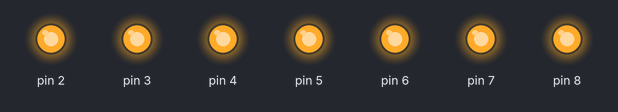
The sketch below on a simulated Arduino Uno, built with avr-gcc and run on an emulated ATmega328P. On the bench: output pins drawn as LEDs (lit = HIGH).

Above: at 1.6 s.
At 13.8 s:
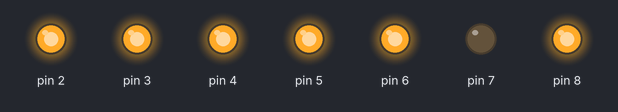
At 15.4 s:
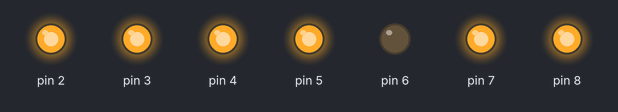
At 18.6 s:
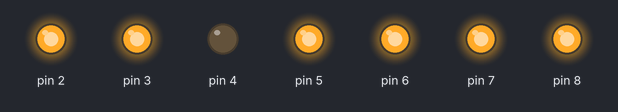
At 20.2 s:
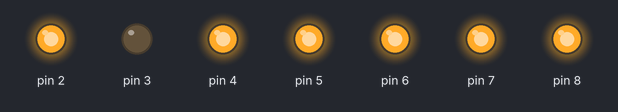
At 38.7 s:
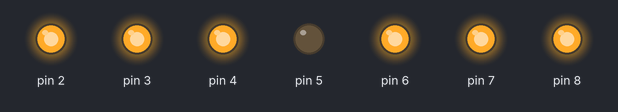
Timing chart, 0 to 40.0 s (numbered marks = the images above):
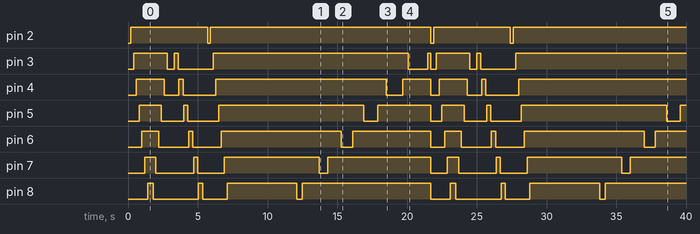

The sketch:

Tes_For_If_Else_Bertingkat_menggunakan_LED.ino
```cpp
const int led1 = 3;
const int led2 = 4;
const int led3 = 5;
const int led4 = 6;
const int led5 = 7;
const int led6 = 8;

int timeDelay = 200;

void setup() {
  for(int i=2;i<9;i++){
  pinMode(i, OUTPUT);
 }
}

void loop() {
  for(int i=2;i<11;i++){
    digitalWrite(i, LOW);}
    delay(timeDelay);
  for(int i=2;i<9;i++){
      if(timeDelay < 9){
      }
    digitalWrite(i, HIGH);
    delay(200);}
  for(int i=9;i>2;i--){
      if(timeDelay > 2){
      }
    digitalWrite(i, LOW);
    delay(200);}

  for(int i=0;i<9;i++){
      if(i==1){
        digitalWrite(3, HIGH);
        delay(50);}
        else{
          digitalWrite(3, LOW);
          delay(50);}
      if(i==2){
        digitalWrite(4, HIGH);
        delay(50);}
        else{
          digitalWrite(4, LOW);
          delay(50);}
      if(i==3){
        digitalWrite(5, HIGH);
        delay(50);}
        else{
          digitalWrite(5, LOW);
          delay(50);}
      if(i==4){
        digitalWrite(6, HIGH);
        delay(50);}
        else{
          digitalWrite(6, LOW);
          delay(50);}
      if(i==5){
        digitalWrite(7, HIGH);
        delay(50);}
        else{
          digitalWrite(7, LOW);
          delay(50);}
      if(i==6){
        digitalWrite(8, HIGH);
        delay(50);}
        else{
          digitalWrite(8, LOW);
          delay(50);}
  }
    for(int i=2;i<11;i++){
      digitalWrite(i, LOW);}
      delay(timeDelay);

      for(int i=2;i<9;i++){
        if(timeDelay < 9){
        }
        digitalWrite(i, HIGH);
        delay(timeDelay);
        }

      for(int i=11;i>2;i--) {
        digitalWrite(i, LOW);
        delay(timeDelay);

      for(int i=9;i>2;i--) {
        if(timeDelay > 2){
        }
        digitalWrite(i, HIGH);
        delay(timeDelay);
      }
  }
}
```

Measured:
- by itself, pin 2: goes HIGH 5.5 s, LOW 0.20 s, HIGH 15.8 s, LOW 0.20 s, HIGH 5.5 s, LOW 0.20 s, then HIGH
- by itself, pin 3: LOW → HIGH at 0.40 s, → LOW 2.4 s later, → HIGH 0.50 s later, → LOW 0.30 s later, … (13 changes in this stretch)
- by itself, pin 4: LOW → HIGH at 0.60 s, → LOW 2.0 s later, → HIGH 1.1 s later, → LOW 0.30 s later, … (13 changes in this stretch)
- by itself, pin 5: LOW → HIGH at 0.80 s, → LOW 1.6 s later, → HIGH 1.6 s later, → LOW 0.30 s later, … (15 changes in this stretch)
- by itself, pin 6: LOW → HIGH at 1.0 s, → LOW 1.2 s later, → HIGH 2.2 s later, → LOW 0.30 s later, … (15 changes in this stretch)
- by itself, pin 7: LOW → HIGH at 1.2 s, → LOW 0.80 s later, → HIGH 2.7 s later, → LOW 0.30 s later, … (15 changes in this stretch)
- by itself, pin 8: LOW → HIGH at 1.4 s, → LOW 0.40 s later, → HIGH 3.3 s later, → LOW 0.30 s later, … (15 changes in this stretch)
